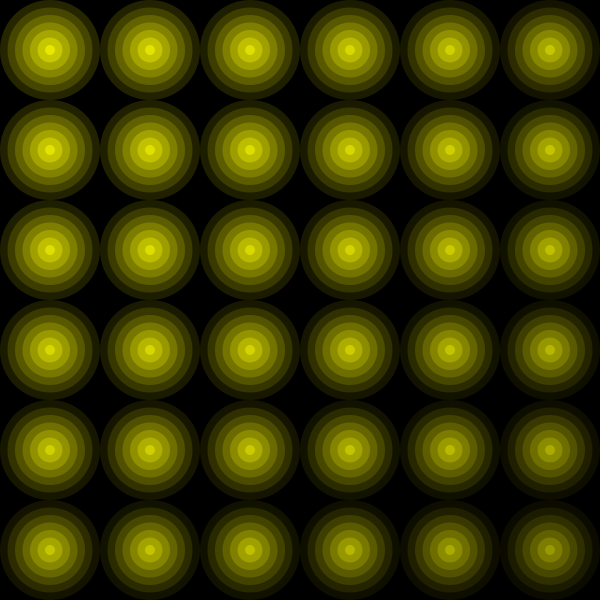
Frame 1 (no input)
Frame 60 (the mouse pressed at the canvas centre just before this capture): identical to frame 1, image omitted
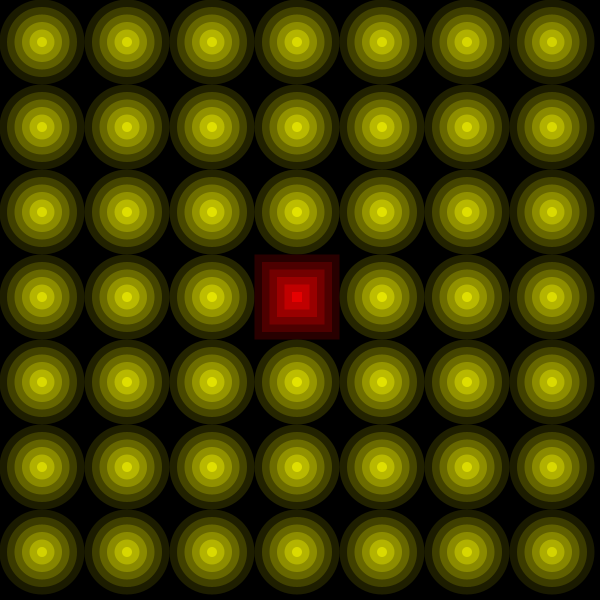
Frame 120 (the mouse held since frame 60 and released just before this capture)

The Processing sketch that drew these frames (run headless with seeded random() and noise(); from frame 60 on, the mouse is pressed at the canvas centre):

// Processing sketch: forAnidadosSiguenMouseOtroConDistancia
// ── forAnidadosSiguenMouseOtroConDistancia.pde
int cant = 6;
int tam;
void setup() {
  size(600, 600);
}
void draw() {
  background(0);
  tam = width/cant; // <<<<< ----- ATENCIÓN A ESTO
/*si van a modificar la cantidad con el programa corriendo la cuenta que calcula la relación de tamaño tiene que ser actualizada también en el draw */

  for (int i=0; i<cant; i++) {
    for (int j=0; j<cant; j++) {
      // rect(i*tam, j*tam, tam, tam);
      //ellipse(i*tam, j*tam, tam, tam);
      for (int c =tam; c>0; c-=15) {
        rectMode(CENTER);
        noStroke();
        float verde = map(c, tam, 0, 40, 255 );

        if (mouseX>i*tam && mouseX<i*tam+tam && mouseY>j*tam&&mouseY<j*tam+tam) {
          fill(verde, 0, 0);
          rect(i*tam+tam/2, j*tam+tam/2, c, c);
        } else {
          float distan = dist(mouseX, mouseY, i*tam+tam/2, j*tam+tam/2 );
          float distMax = dist(0, 0, width, height);
          float alpha = map(distan, 0, distMax, 255, 50 );
          fill(verde, verde, 0, alpha);
          ellipse(i*tam+tam/2, j*tam+tam/2, c, c);
        }
      }
    }
  }
}
void mousePressed() {
  cant++; // con cada click aumentamos la cantidad de filas y columnas
}
void keyPressed() {
  cant = 6; // reiniciamos cantidad original
}
